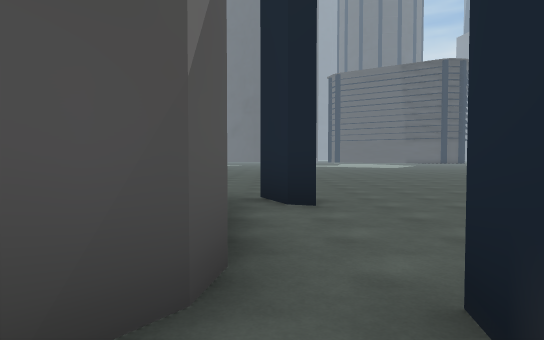
view 1 (above)

22 first-person views from a walk through a Unity game level. The camera is 1.4 m above the floor, tilts 2° down and sees 75° across. The floor is counted in squares, 2.48 m on a side. Each view is taken from the middle of a square. On the plan, view 1 faces up. The plan holds only what a view shows up to about 10 squares ahead; the rest is blank. The place goes on beyond the plan. The player is left out.

view 2
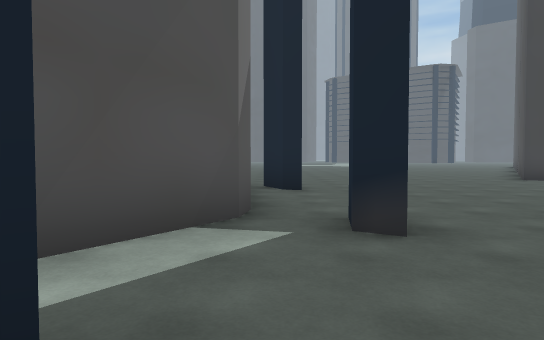

view 3
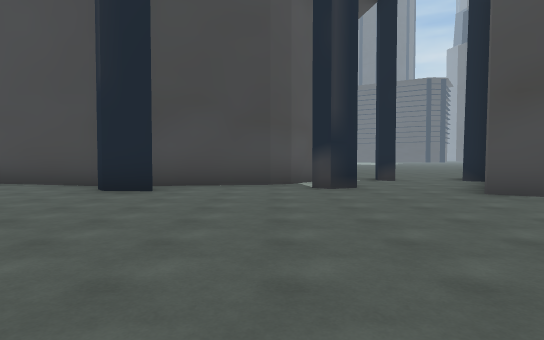

view 4
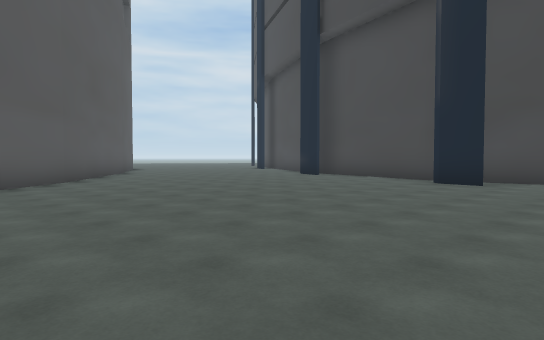

view 5
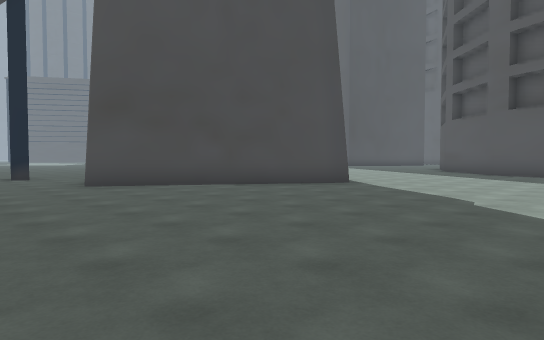

view 6
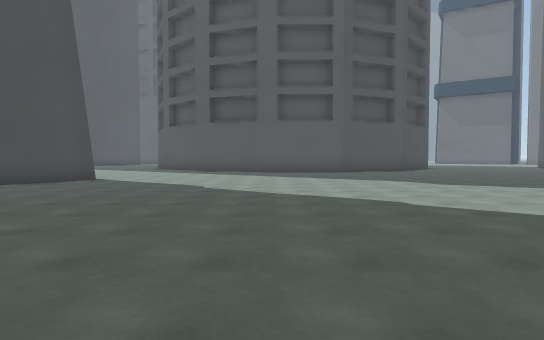

view 7
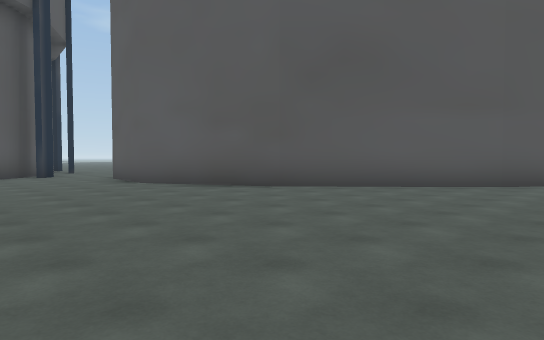

view 8
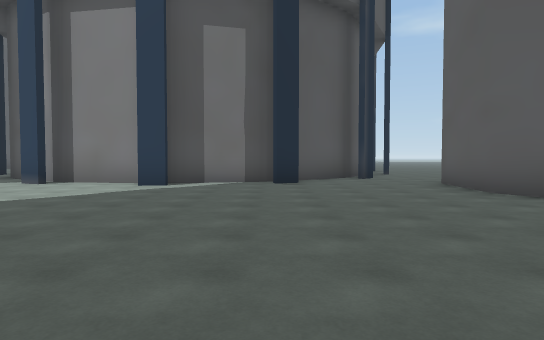

view 9
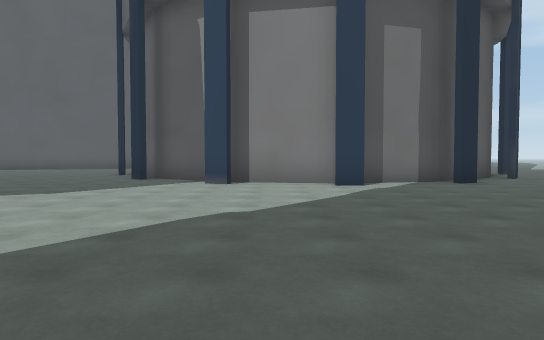

view 10
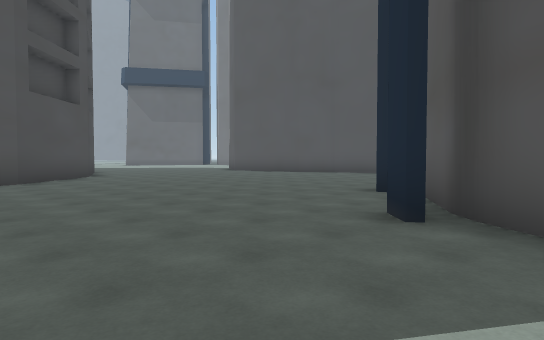

view 11
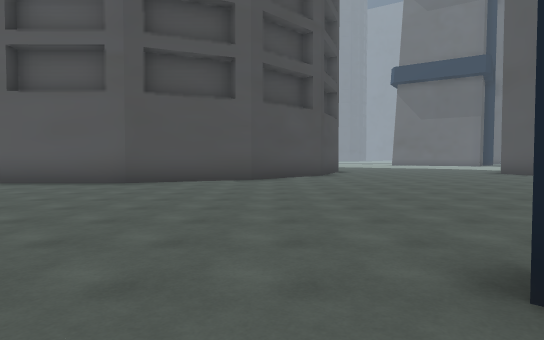

view 12
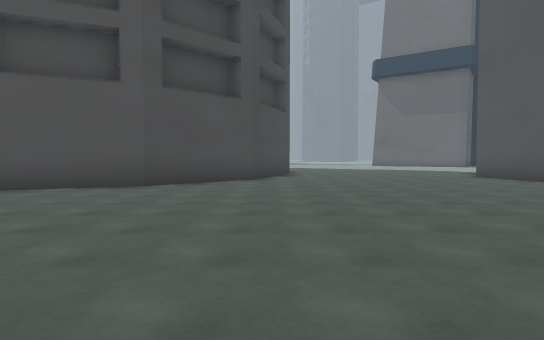

view 13
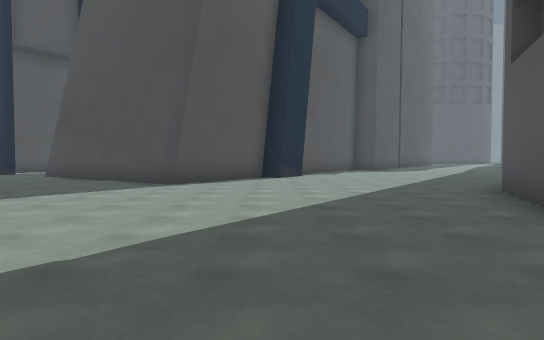

view 14
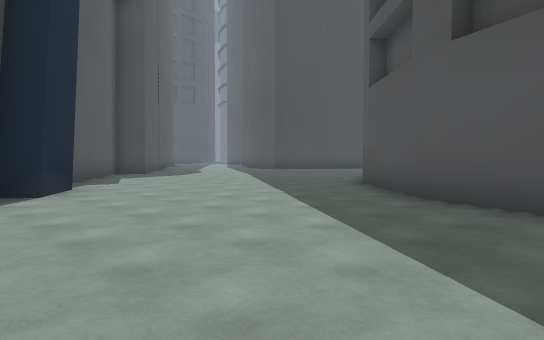

view 15
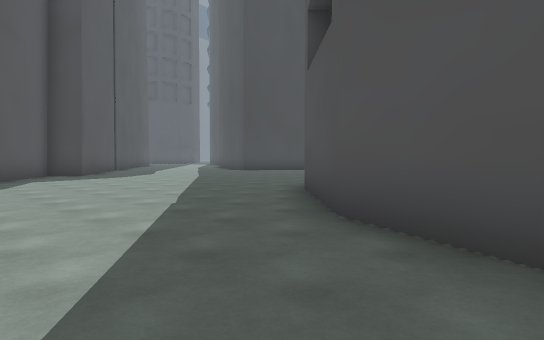

view 16
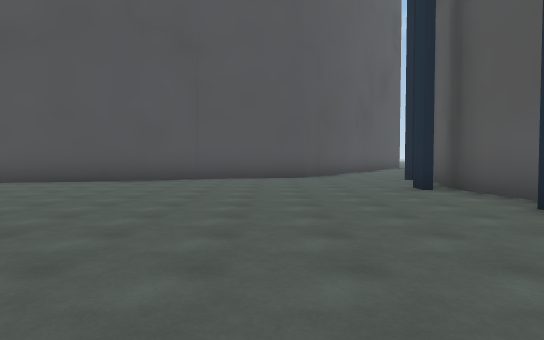

view 17
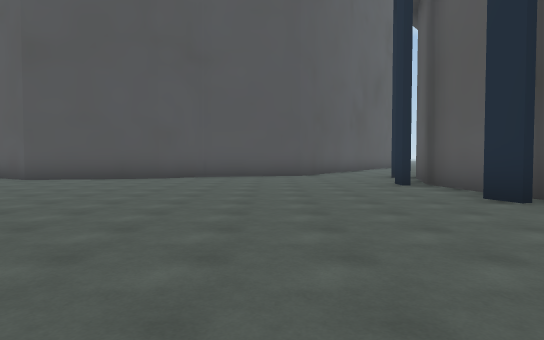

view 18
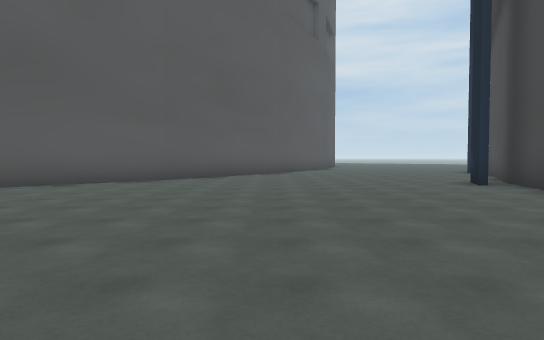

view 19
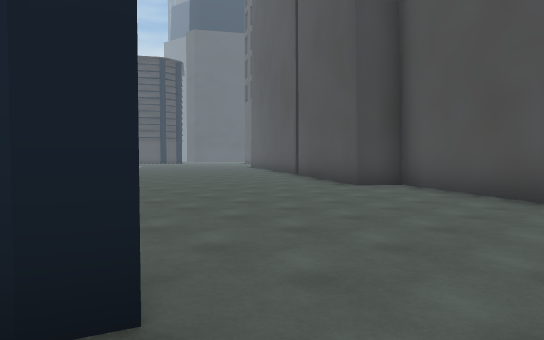

view 20
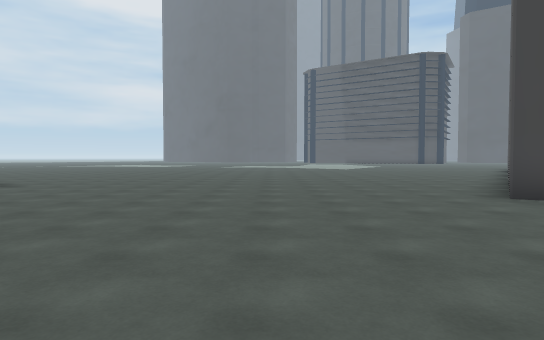

view 21
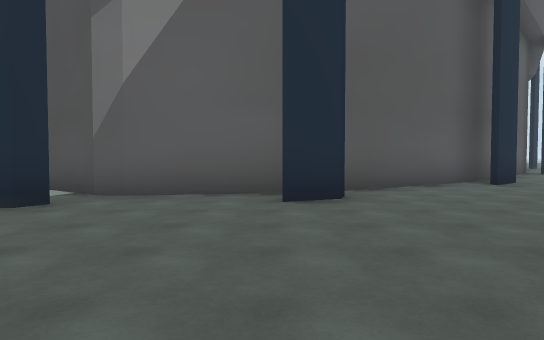

view 22
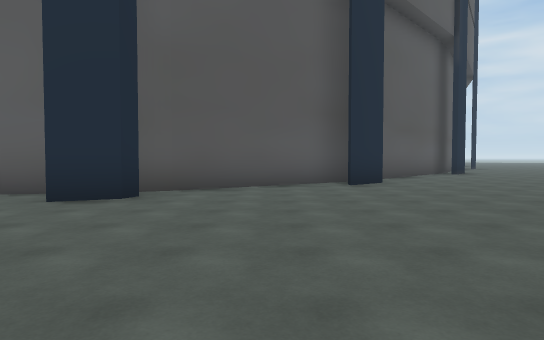

### Floor plan
Points are (right, up) in squares from view 1. A wall is a line through its corners. A room is listed if a view was taken in it or the views show most of it. See-through windows are left out.
Room 1 (views 1, 19, 20, 21, 22)
walls: (-0.2, 5.1) (0.2, 4.9) (0.5, 4.1) (0.2, 4.2); (-1, 5.4) (-0.8, 4.8); (-0.7, 4.2) (-0.2, 1.5); (-3, 9.5) (-2.2, 8.5); (5.4, 3.6) (7.1, 6.3) (6.3, 6.9) (7.9, 9.3); (-3.9, 9.5) (-3.2, 8.7) (-1, 5.2); (-0.2, 1.9) (-0.3, 1.3) (-1.6, -0.4); (-5.1, 10.6) (-3.8, 9.4); (1, 0.5) (0.6, 0.7) (0.7, 1.3) (1.1, 1.1); (3.1, 0.3) (2.6, 0.6)
ways out: opening at (0.5, -1.5) to room 2
Room 2 (views 2, 3, 4, 5, 6, 7, 8, 9, 10, 11, 12, 13, 14, 15, 16, 17, 18)
walls: (1.9, -15.5) (2.5, -15.7); (1.7, -16.1) (2.2, -16.3); (-0.9, -15.1) (-0.3, -15.1); (-0.9, -15.8) (-0.3, -15.7); (4.3, -16.9) (4.7, -17.4); (3.8, -17.4) (4.3, -17.8); (11.1, -9) (11.9, -7) (13.9, -4.9); (-3.6, -15.9) (-3, -15.7); (-3.3, -16.5) (-2.8, -16.2); (-0.4, -1.4) (-0.9, -1.7) (-1.3, -1.4); (5.9, -19.3) (6.1, -19.9); (9, -2) (8.3, -3.1) (7.8, -2.8) (6, -5.5) (1.3, -2.4); (-4.2, -17.2) (-3.1, -16.3) (-0.6, -15.7) (2, -16.2) (4.1, -17.6) (5, -19.1); (-3.9, -2.1) (-4.9, -2) (-5.1, -1.7); (-1.6, -0.4) (-2, -0.7) (-4.5, -1); (5.5, -20.5) (5.8, -22.4) (5, -24.8); (-8, -10.7) (-6.5, -13.6) (-6.7, -15.7); (-5.5, -1) (-9.5, 0.1) (-10.4, 0.5); (5.7, -22.1) (5.7, -22.7); (6.4, -22.1) (6.3, -22.7); (15, -17.9) (14.1, -17.5) (12, -15.5) (10.8, -12.8) (10.8, -10); (-9.1, -0.9) (-10.2, -0.4); (11.4, 2.8) (9.4, -0.2); (-12.5, -6.5) (-10.9, -7.7) (-7.9, -10.8); (8.1, -25.9) (11, -25.3) (12, -24.5) (15.2, -23.9); (-10.3, 0.4) (-12, 1.3)
ways out: opening at (0.5, -1.5) to room 1; opening at (-5.5, -16.5)

Where each view was taken, in squares from view 1:
view 1: 0 up, 0 right, facing up
view 2: 2 down, 0 right, facing up
view 3: 8 down, 2 left, facing up
view 4: 10 down, 2 left, facing up-left
view 5: 10 down, 1 left, facing up-right
view 6: 10 down, 3 left, facing right
view 7: 6 down, 3 left, facing down-left
view 8: 8 down, 3 left, facing down
view 9: 8 down, 1 right, facing down
view 10: 14 down, 3 right, facing down-right
view 11: 16 down, 3 right, facing right
view 12: 18 down, 5 right, facing right
view 13: 13 down, 8 right, facing up
view 14: 9 down, 7 right, facing up-right
view 15: 9 down, 9 right, facing up-right
view 16: 16 down, 9 right, facing down
view 17: 15 down, 9 right, facing down
view 18: 5 down, 2 left, facing left
view 19: 3 up, 0 right, facing up-right
view 20: 2 up, 3 right, facing up
view 21: 4 up, 5 right, facing left
view 22: 7 up, 5 right, facing left
